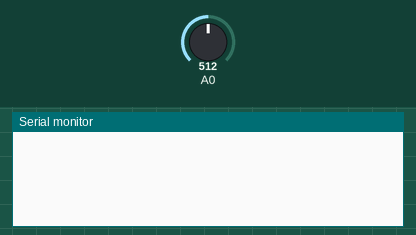
This sketch was run on a simulated Arduino Uno, built with avr-gcc and run on an emulated ATmega328P. Parts: the last lines printed to the serial monitor. The inputs (shaded band) are chosen by the test bench; at power-on: A0 = 512.

Above: at 1.2 s.
1.3 s: A0 set to 716
At 3.2 s:
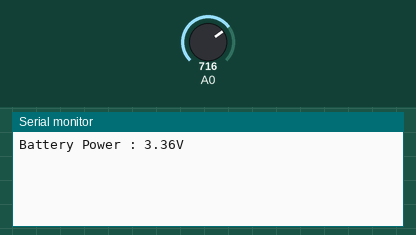
4.3 s: A0 set to 900
At 7.1 s:
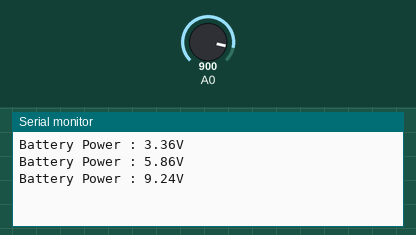
Timing chart, 0 to 8.6 s (numbered marks = the images above; inputs shaded):
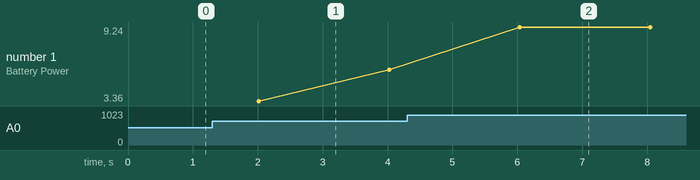

Measured:
- after the input at 1.3 s, the serial monitor: prints a new line after 0.71 s (image 1)
- after the input at 4.3 s, the serial monitor: prints a new line after 1.7 s (image 2)
- plotted number 1: 5.86 → 9.24 after the input at 4.3 s

The sketch:

battery.ino
```cpp
#include "battery.h"
#include <SoftwareSerial.h>

SoftwareSerial BTSerial(2, 3);

// 기본 A0
// 배터리와 연결되는 저항은 3.3K
// GND와 연결되는 저항은 1.2K
battery myBattery = battery();

void setup() {
  Serial.begin(9600);
  BTSerial.begin(9600);
}

void loop() {
  if(myBattery.updateBattery() == 1 || BTSerial.available()){
    Serial.print("Battery Power : ");
    Serial.print(myBattery.readBattery()-7.3);
    Serial.println("V");
    //BTSerial.write(myBattery.readBattery());
    BTSerial.println(myBattery.readBattery()-7.3);
    delay(100);
  }
}
```

battery.cpp
```cpp
#if ARDUINO >= 100
  #include "Arduino.h"
#else
  #include "WProgram.h"
#endif

#include "battery.h"

battery::battery(void)
{
  init(DEF_BATTERY_PIN,DEF_BATTERY_REG_R1,DEF_BATTERY_REG_R2);
}
battery::battery(int pin)
{
  init(pin,DEF_BATTERY_REG_R1,DEF_BATTERY_REG_R2);
}

battery::battery(int pin, float r1, float r2)
{
  init(pin,r1,r2);
}

void battery::init(int pin, float r1, float r2){
  batteryCounter=0;
  prevCheckTime=0;
  battertVal=0;

  batteryPin = pin;
  R1 = r1;
  R2 = r2;
}


void battery::calBattery(){
  uint32_t sum=0;
  float avg;
  float voltage;
  uint16_t tmp=0;;
  for(int i=0;i<MAX_BATTERY_BUF-1;i++){
    for(int j=i+1;j<MAX_BATTERY_BUF;j++) {
      if(batteryBuf[i] > batteryBuf[j]){
        tmp = batteryBuf[i];
        batteryBuf[i] = batteryBuf[j];
        batteryBuf[j] = tmp;
      }
    }
  }
#if 0
  for(int i=0;i<MAX_BATTERY_BUF;i++){
    Serial.print(i);
    Serial.print(" ");
    Serial.println(batteryBuf[i]);
  }
#endif
  for(int i=BATTERY_SKIP_DATA_COUNT;i<MAX_BATTERY_BUF-BATTERY_SKIP_DATA_COUNT;i++){
    sum += batteryBuf[i];
  }
  avg = (float)sum / BATTERY_AVERAGE_COUNT;
  voltage = avg*0.0049;
  battertVal = voltage*(R1+R2)/R2;
#if 0
  Serial.print(" sum :");
  Serial.print(sum);
  Serial.print(" avg :");
  Serial.print(avg);
  Serial.print(" adc to voltage :");
  Serial.print(voltage);
  Serial.print(" battery :");
  Serial.print(battertVal);
  Serial.println("V");
#endif
}

uint8_t battery::updateBattery()
{
  uint32_t ms = millis();
  if((ms - prevCheckTime) > BATTERY_CHECK_TIME){
    prevCheckTime = ms;
    batteryBuf[batteryCounter++] = analogRead(batteryPin);
    if(batteryCounter >= MAX_BATTERY_BUF){
      calBattery();
      batteryCounter = 0;
      return 1;
    }
  }
  return 0;
}
float battery::readBattery()
{
  return battertVal;
}
```

battery.h
```cpp
#ifndef _BATTERY_H_
#define _BATTERY_H_

#define DEF_BATTERY_PIN    0 //A0
#define DEF_BATTERY_REG_R1 3.3f //REG to VIN
#define DEF_BATTERY_REG_R2 1.2f //REG to GND
#define BATTERY_CHECK_TIME 200 //ms

#define MAX_BATTERY_BUF 10
#define BATTERY_SKIP_DATA_COUNT 2
#define BATTERY_AVERAGE_COUNT (MAX_BATTERY_BUF-(BATTERY_SKIP_DATA_COUNT*2))

class battery{
private:
  int batteryPin;
  uint16_t batteryBuf[MAX_BATTERY_BUF];
  uint8_t batteryCounter;
  uint32_t prevCheckTime;
  float battertVal;

  // VIN / (R1 + R2) * R2 = ADC Voltage
  // ADC * (R1 + R2) / R2 = VIN
  float R1; //reg to VIN, default 3.3k
  float R2; //reg to GND default 1.2k

  void calBattery();
public:
  battery(void);
  battery(int pin);
  battery(int pin, float r1, float r2);

  void init(int pin, float r1, float r2);
  uint8_t updateBattery();
  float readBattery();
};
#endif
```
